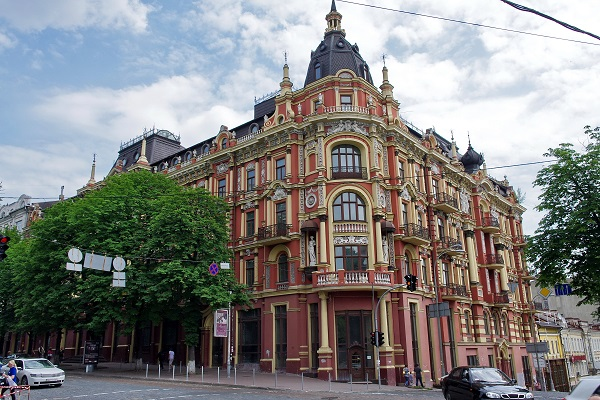
#> input picture building.jpg, 600 x 400 px
$ python test.py
#> lines starting #> are read from the running program, lines starting #| are printed output that depends on the picture
from PIL import Image
import numpy as np
from matplotlib import pyplot as plt

im = Image.open('building.jpg')
#> im is the input picture: PIL image 600x400 RGB; mean R, G, B 129.4, 129.5, 128.2
im = np.asarray(im)

X, Y= im.shape[1], im.shape[0]
#> X = 600; Y = 400

print('1. original 2. lighten 3. box filtering\n')
print('select : ', end = '')
n = int(input())
#> the answer given: 3

if n == 1:      # original
    pass
elif n == 2:    # lighten
    v = 100
    im = im + v
    im[im <= v] = 255
elif n == 3:    # box flitering
    k = 3
    kernel = np.ones([k, k]) / (k * k)

    p = k // 2
    x_out, y_out = X - 2 * p, Y - 2 * p
#> x_out = 598; y_out = 398
    output = np.zeros([y_out, x_out, im.shape[2]])

    for y in range(p, Y - p):
        for x in range(p, X - p):
            for d in range(3):  # dimension
                output[y - p, x - p, d] = np.sum(im[y - p : y + p + 1, x - p : x + p + 1, d] * kernel)
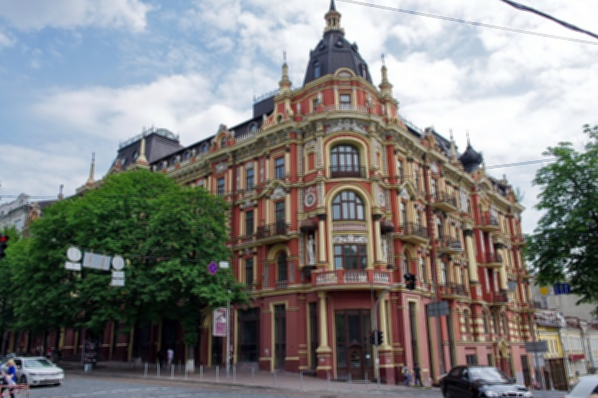
#> output: shape (398, 598, 3) float64; mean R, G, B 129.3, 129.3, 127.9

    im = output / 255.0
#> im: shape (398, 598, 3) float64

plt.figure()
plt.imshow(im)
plt.show()
